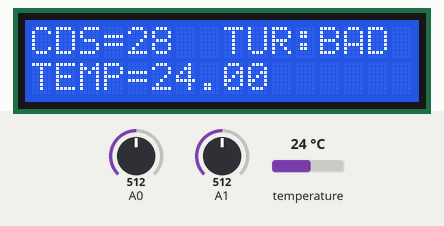
This sketch was run on a simulated Arduino Uno, built with avr-gcc and run on an emulated ATmega328P. Shown: 16×2 character LCD. The inputs (shaded band) are chosen by the test bench; at power-on: A0 = 512, A1 = 512, temperature 24 °C. What the sketch prints to the serial monitor is not drawn.

Above: at 1.2 s.
1.3 s: A0 set to 615
At 3.6 s:
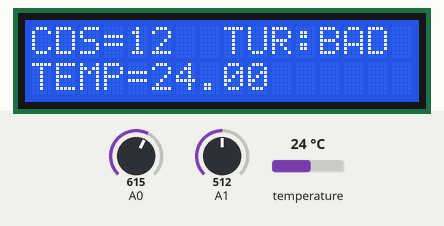
3.9 s: A0 set to 643
At 5.2 s:
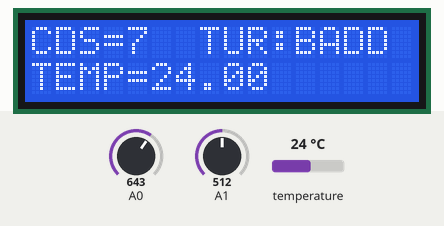
6.3 s: A1 set to 845
8.5 s: A1 set to 858
At 10.5 s:
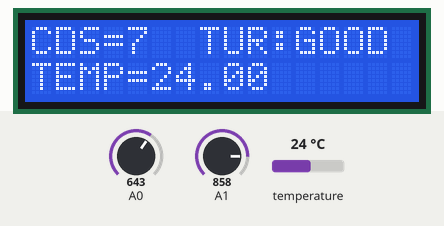
11.2 s: A1 set to 900
At 12.6 s:
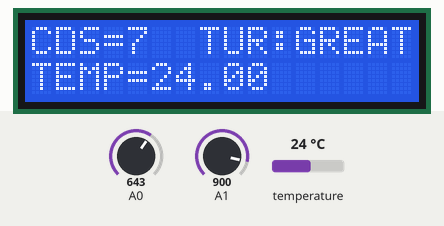
13.6 s: A1 set to 716
At 14.8 s:
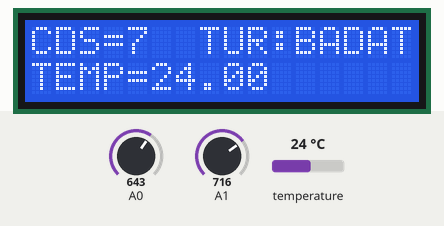
Timing chart, 0 to 16.6 s (numbered marks = the images above; inputs shaded):
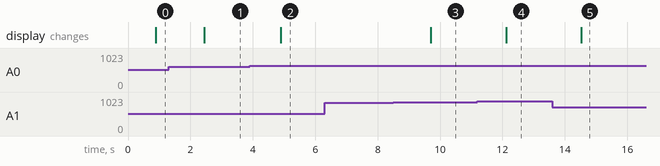

Measured:
- the behaviour switches between 629 and 630 on A0 (found by bisection; images 1 and 2)
- the behaviour switches between 857 and 858 on A1 (found by bisection; images 2 and 3)
- after the input at 1.3 s, the display: changes after 1.1 s (image 1)
- after the input at 3.9 s, the display: changes after 0.99 s (image 2)
- after the input at 6.3 s, every drawn part: stays the same
- after the input at 8.5 s, the display: changes after 1.2 s (image 3)
- after the input at 11.2 s, the display: changes after 0.92 s (image 4)
- after the input at 13.6 s, the display: changes after 0.92 s (image 5)

The sketch:

BlubBlub_Arduino.ino
```cpp
#include <OneWire.h>
#include <DallasTemperature.h>
#include <LiquidCrystal_I2C.h>

LiquidCrystal_I2C lcd(0x3F, 16, 2);

OneWire ourWire(3);
DallasTemperature sensors(&ourWire);


void setup() {
  Serial.begin(9600);

lcd.init();
lcd.backlight();

sensors.begin();
}


int lightVal;
int turbityVol;
int turbityVal;
float voltage;
void loop(){

  /////LIGHT VALUE
  lightVal = analogRead(A0);
  lightVal/=10;

  if(lightVal < 6)    lightVal =6;
  else if(lightVal>68)    lightVal = 68;

  lightVal = 100-((lightVal-6)*100/62);

  //TURBIDITY VALUE
  turbityVol = analogRead(A1); // read the input on analog pin 0:
  voltage = turbityVol * (5.0 / 1024.0);
  turbityVal = (-1120.4)*voltage*voltage+(5742.3)*voltage-4352.9;
  if(turbityVal<20)   turbityVal = 0;
  else if(turbityVal<40)  turbityVal = 1;
  else  turbityVal = 2;

  //TEMPERATURE VALUE
  sensors.requestTemperatures(); // Send the command to get temperatures


  lcd.setCursor(0, 0);
  lcd.print("CDS=");

  lcd.print(lightVal);
  lcd.print("  ");
  lcd.print("TUR:");
  if(turbityVal == 0) lcd.print("GREAT");
  else if(turbityVal == 1) lcd.print("GOOD");
  else  lcd.print("BAD");
  lcd.setCursor(0, 1);
  lcd.print("TEMP=");
  lcd.print(sensors.getTempCByIndex(0));

  Serial.print("CDS=");
  Serial.println(lightVal);
  Serial.print("TUR=");
  Serial.println(voltage);
  Serial.print("TEMP=");
  Serial.println(sensors.getTempCByIndex(0));


}
```
